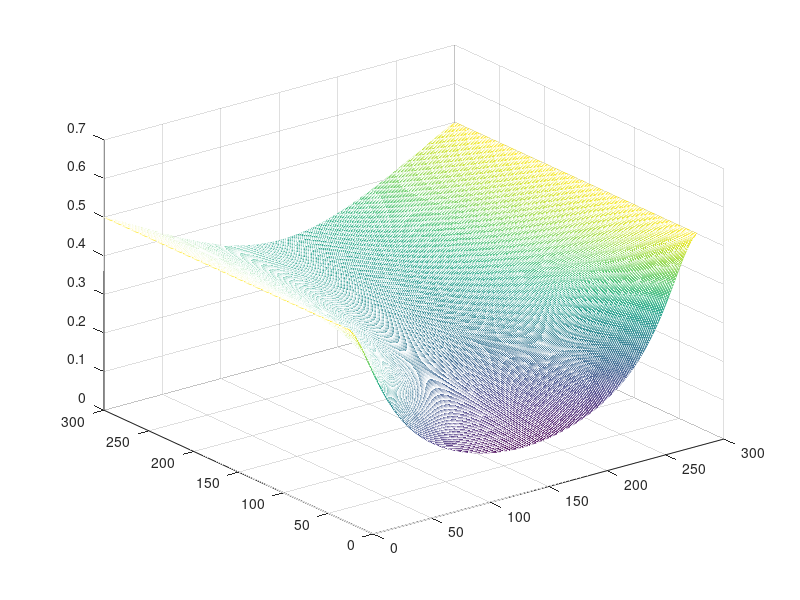

MATLAB code for this plot:
%syms a b d
%syms a b theta
%d = sqrt(a^2 + b^2 - 2*a*b*cos(theta));
D = 300; %cm

%syms err_a err_b err_d
%syms err_a err_b err_theta
err_a = 0.5; %cm
err_b = 0.5; %cm
err_theta = 0*(pi/180);

%define a,b,theta as functions of x,y
a = @(x, y) sqrt(x.^2 + y.^2);
b = @(x, y) sqrt((x-D).^2 + y.^2);
theta = @(x, y) atan(x./y) + atan((D-x)./y);

%convert a,b,theta to plotable matrices
[X,Y] = meshgrid(0:1:300, 30:1:300);
a = a(X,Y);
b = b(X,Y);
theta = theta(X,Y);
d = sqrt(a.^2 + b.^2 - 2.*a.*b.*cos(theta));

%sanity check: plot xx, yy
%xx = (d.^2 + a.^2 - b.^2)/(2.*D);
%yy = sqrt(4*a.^2*D.^2 - (D.^2 + a.^2 - b.^2).^2)./(2*D);

err_x = (err_a.^2.*((4.*a - 2.*b.*cos(theta))./(2.*(a.^2 - 2.*cos(theta).*a.*b + b.^2).^(1./2)) - ((2.*a.^2 - 2.*b.*cos(theta).*a).*(2.*a - 2.*b.*cos(theta)))./(4.*(a.^2 - 2.*cos(theta).*a.*b + b.^2).^(3./2))).^2 + err_b.^2.*(((2.*a.^2 - 2.*b.*cos(theta).*a).*(2.*b - 2.*a.*cos(theta)))./(4.*(a.^2 - 2.*cos(theta).*a.*b + b.^2).^(3./2)) + (a.*cos(theta))./(a.^2 - 2.*cos(theta).*a.*b + b.^2).^(1./2)).^2 + err_theta.^2.*((a.*b.*sin(theta))./(a.^2 - 2.*cos(theta).*a.*b + b.^2).^(1./2) - (a.*b.*sin(theta).*(2.*a.^2 - 2.*b.*cos(theta).*a))./(2.*(a.^2 - 2.*cos(theta).*a.*b + b.^2).^(3./2))).^2).^(1./4);
err_y = (err_b.^2.*(((4.*a.^2.*(a.^2 - 2.*cos(theta).*a.*b + b.^2) - (2.*a.^2 - 2.*b.*cos(theta).*a).^2).^(1./2).*(2.*b - 2.*a.*cos(theta)))./(4.*(a.^2 - 2.*cos(theta).*a.*b + b.^2).^(3./2)) - (4.*a.^2.*(2.*b - 2.*a.*cos(theta)) + 4.*a.*cos(theta).*(2.*a.^2 - 2.*b.*cos(theta).*a))./(4.*(4.*a.^2.*(a.^2 - 2.*cos(theta).*a.*b + b.^2) - (2.*a.^2 - 2.*a.*b.*cos(theta)).^2).^(1./2).*(a.^2 - 2.*cos(theta).*a.*b + b.^2).^(1./2))).^2 + err_a.^2.*(((4.*a.^2.*(a.^2 - 2.*cos(theta).*a.*b + b.^2) - (2.*a.^2 - 2.*b.*cos(theta).*a).^2).^(1./2).*(2.*a - 2.*b.*cos(theta)))./(4.*(a.^2 - 2.*cos(theta).*a.*b + b.^2).^(3./2)) - (8.*a.*(a.^2 - 2.*cos(theta).*a.*b + b.^2) - 2.*(2.*a.^2 - 2.*b.*cos(theta).*a).*(4.*a - 2.*b.*cos(theta)) + 4.*a.^2.*(2.*a - 2.*b.*cos(theta)))./(4.*(4.*a.^2.*(a.^2 - 2.*cos(theta).*a.*b + b.^2) - (2.*a.^2 - 2.*a.*b.*cos(theta)).^2).^(1./2).*(a.^2 - 2.*cos(theta).*a.*b + b.^2).^(1./2))).^2 + err_theta.^2.*((8.*a.^3.*b.*sin(theta) - 4.*a.*b.*sin(theta).*(2.*a.^2 - 2.*b.*cos(theta).*a))./(4.*(4.*a.^2.*(a.^2 - 2.*cos(theta).*a.*b + b.^2) - (2.*a.^2 - 2.*a.*b.*cos(theta)).^2).^(1./2).*(a.^2 - 2.*cos(theta).*a.*b + b.^2).^(1./2)) - (a.*b.*sin(theta).*(4.*a.^2.*(a.^2 - 2.*cos(theta).*a.*b + b.^2) - (2.*a.^2 - 2.*b.*cos(theta).*a).^2).^(1./2))./(2.*(a.^2 - 2.*cos(theta).*a.*b + b.^2).^(3./2))).^2).^(1./2);

%mesh(X,Y,xx);
%mesh(X,Y,yy);
%mesh(X,Y,err_x);
mesh(X,Y,err_y);